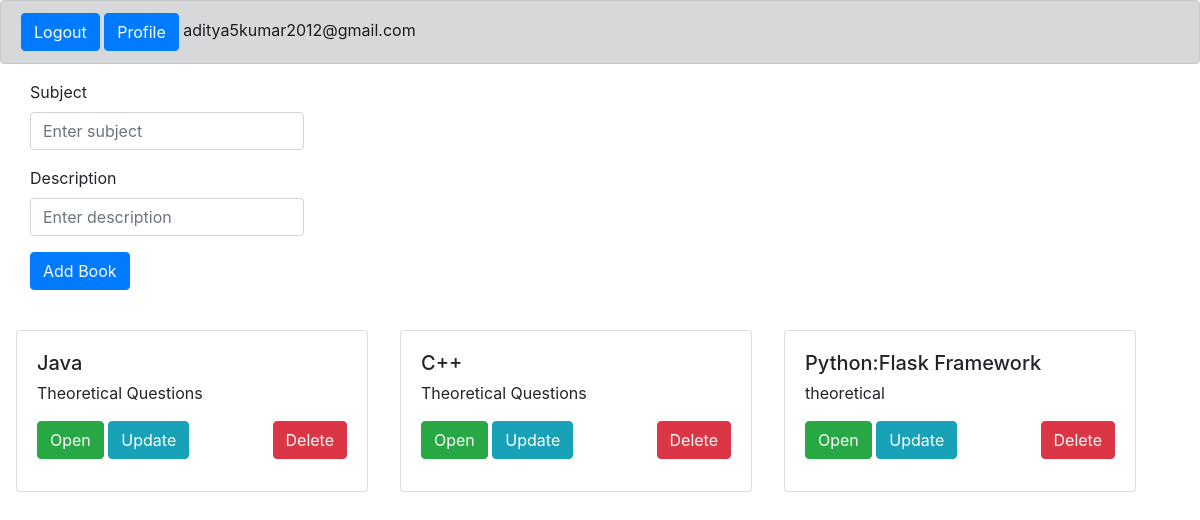
Screenshot of / (signed in) with the database file from the repository.
### app.py (models this page shows, shortened)
class info_books(db.Model):#this table is used to store subjects
    sno = db.Column(db.Integer, primary_key=True)
    id = db.Column(db.String(30), nullable=False) #email
    sub = db.Column(db.String(30), nullable=False)
    desc = db.Column(db.String(100), nullable=False)

### app.py (the view)
@app.route('/') #home page of the website
def home():
    if 'email' in session:
        email=session['email']
        data = info_books.query.all()
        data.reverse()
        return render_template('profile.html',email=email,data=data)
    return render_template('home.html')

### templates/profile.html (shortened to what this page needs)
{% extends 'after_logedin.html'%}
{%block content%}
<div class="alert alert-dark" role="alert" style="position:static;">
    <a href="/logout" type="button" class="btn btn-primary">Logout</a>
    <a href="/profile" type="button" class="btn btn-primary">Profile</a>
 {{email}}
</div>
<form action="/profile" method="post" style="display:inline-block;margin-left:30px;">
  <div class="form-group">
    <label for="exampleInputEmail1">Subject</label>
    <input type="text" class="form-control" id="exampleInputEmail1" aria-describedby="emailHelp" placeholder="Enter subject" required name="sub">
  </div>
  <div class="form-group">
    <label for="exampleInputPassword1">Description</label>
    <input type="text" class="form-control" id="exampleInputPassword1" placeholder="Enter description" required name="desc" >
  </div>
  <button type="submit" class="btn btn-primary">Add Book</button>
</form>
<br><br>
{% for i in range(0,data|length) %}
{%if data[i].id==email %}
<div class="card my-3 mx-3" style="width: 22rem;float:left;">
<div class="card-body" style="width:350px;height:160px;overflow:auto;">
  <h5 class="card-title">{{data[i].sub}}</h5>
  <p class="card-text">{{data[i].desc}}</p>
  <a href="/addlink/{{data[i].sub}}" type="button" class="btn btn-success">Open</a>
      <a href="/deleteb/{{data[i].sno}}" type="button" class="btn btn-danger" style="float:right;">Delete</a>
  <a href="/updateb/{{data[i].sno}}" type="button" class="btn btn-info">Update</a>
</div>
</div>
{% endif %}
  {% endfor %}
{%endblock%}

### templates/after_logedin.html (shortened to what this page needs)
<!doctype html>
<html lang="en">
  <head>
    <link rel="stylesheet" href="https://stackpath.bootstrapcdn.com/bootstrap/4.3.1/css/bootstrap.min.css">
  </head>
  <body>
{% block content %}
{% endblock %}
  </body>
</html>

### rows the page displays
info_books: sub "Java", desc "Theoretical Questions"
info_books: sub "C++", desc "Theoretical Questions"
info_books: sub "Python:Flask Framework", desc "theoretical"

### other values shown
{{ email }} "aditya5kumar2012@gmail.com"
